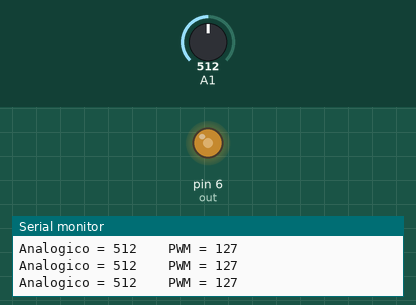
Bench run of a sketch on a simulated Arduino Uno, built with avr-gcc and run on an emulated ATmega328P. On the bench: output pins drawn as LEDs (lit = HIGH), the last lines printed to the serial monitor. Inputs (shaded band) come from the test bench; at power-on: A1 = 512.

Above: at 1.3 s.
1.4 s: A1 set to 716
At 1.9 s:
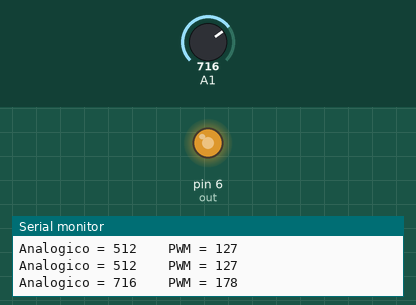
3.0 s: A1 set to 900
At 4.2 s:
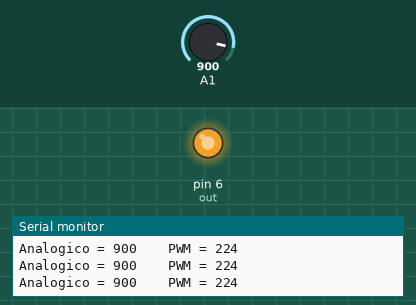
4.5 s: A1 set to 122
At 5.5 s:
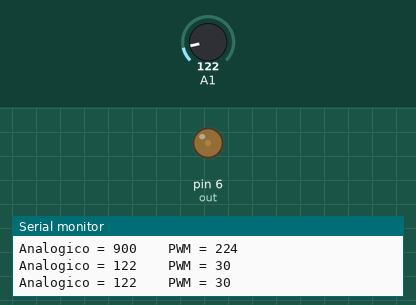
6.0 s: A1 set to 0
At 6.7 s:
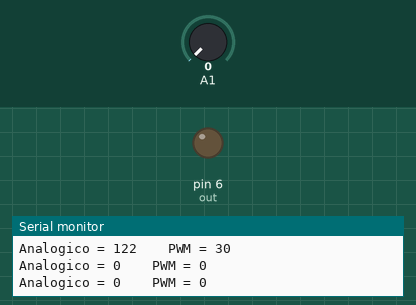
7.5 s: A1 set to 511
At 7.9 s:
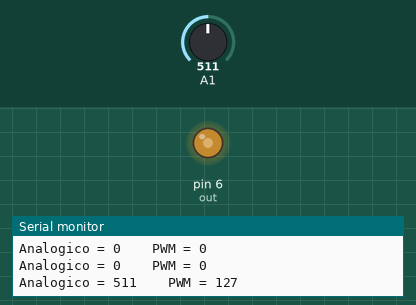
Timing chart, 0 to 10.0 s (numbered marks = the images above; inputs shaded):
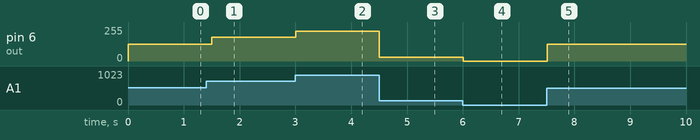

The sketch:

PWM.ino
```cpp
int out = 6;
int aux;
int pwm = 0;

void setup(){
  Serial.begin(9600);
  pinMode(out, OUTPUT);


}


void loop(){
   aux = analogRead(1);
   pwm = map(aux,0,1023,0,255);
   //pwm = pwm + 1;
   analogWrite(out,pwm);
   Serial.print("Analogico = ");
   Serial.print(aux);
   Serial.print("    PWM = ");
   Serial.println(pwm);
   delay(500);


}
```

Measured:
- after the input at 1.4 s, pin 6 (out): 127/255 → 178/255 after 0.10 s
- after the input at 3.0 s, pin 6 (out): 178/255 → 224/255 at once
- after the input at 4.5 s, pin 6 (out): 224/255 → 30/255 at once
- after the input at 6.0 s, pin 6 (out): 30/255 → 0/255 at once
- after the input at 7.5 s, pin 6 (out): 0/255 → 127/255 at once
